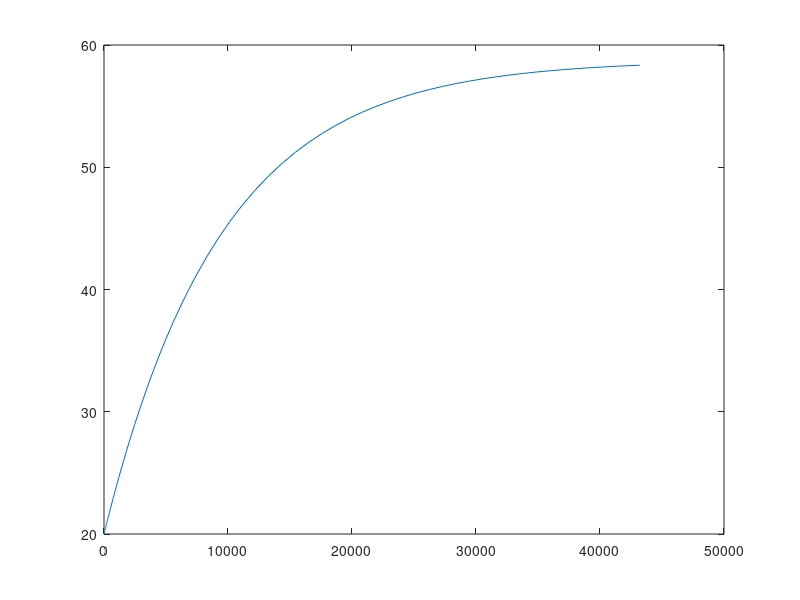

Write the MATLAB code that produced this figure.
function fun1
%f = @(t, x) [-10*x(1) + 10*x(2); 28*x(1)-x(2)-x(1)*x(3);
%    -3*x(3)+x(1)*x(2)];

f = @(t, T) -0.0001062505580*T + 0.006241366813; 

[t,T] = ode45(f,[0, 12*3600], 20);

plot(t, T)
end 


